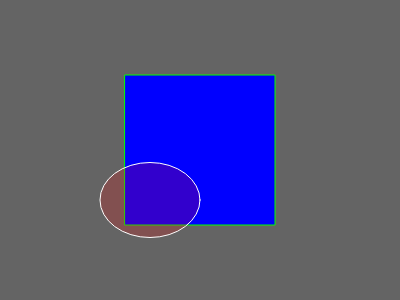
Frame 1 (no input)
Frame 60 (no input): identical to frame 1, image omitted
Frame 120 (the mouse pressed at the canvas centre since frame 60): identical to frame 1, image omitted

The p5.js sketch that drew this single still picture (run headless with seeded random() and noise() and a simulated clock; from frame 60 on, the mouse is pressed at the canvas centre):

// p5.js sketch
// ── sketch.js
function setup() {
    createCanvas(400, 300)
}

function draw() {
    background(100, 100, 100)

    // line(0, 50, 400, 400)
    rectMode(CENTER)
    fill(0, 0, 255)
    stroke(0, 255, 0)
    rect(200, 150, 150, 150)

    fill(255, 0, 0, 50)
    // noFill()
    stroke(255)
    ellipse(150, 200, 100, 75)
}
